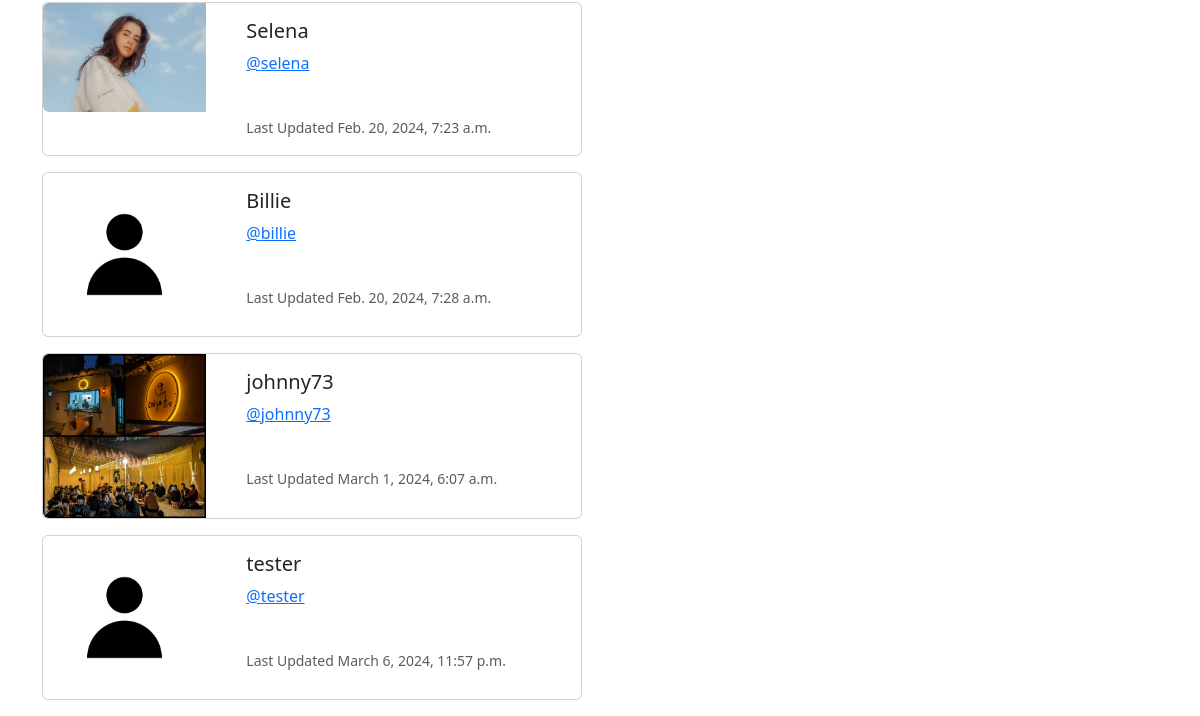
/profiles/ (signed in, lower part), run on an earlier commit of the app's database.
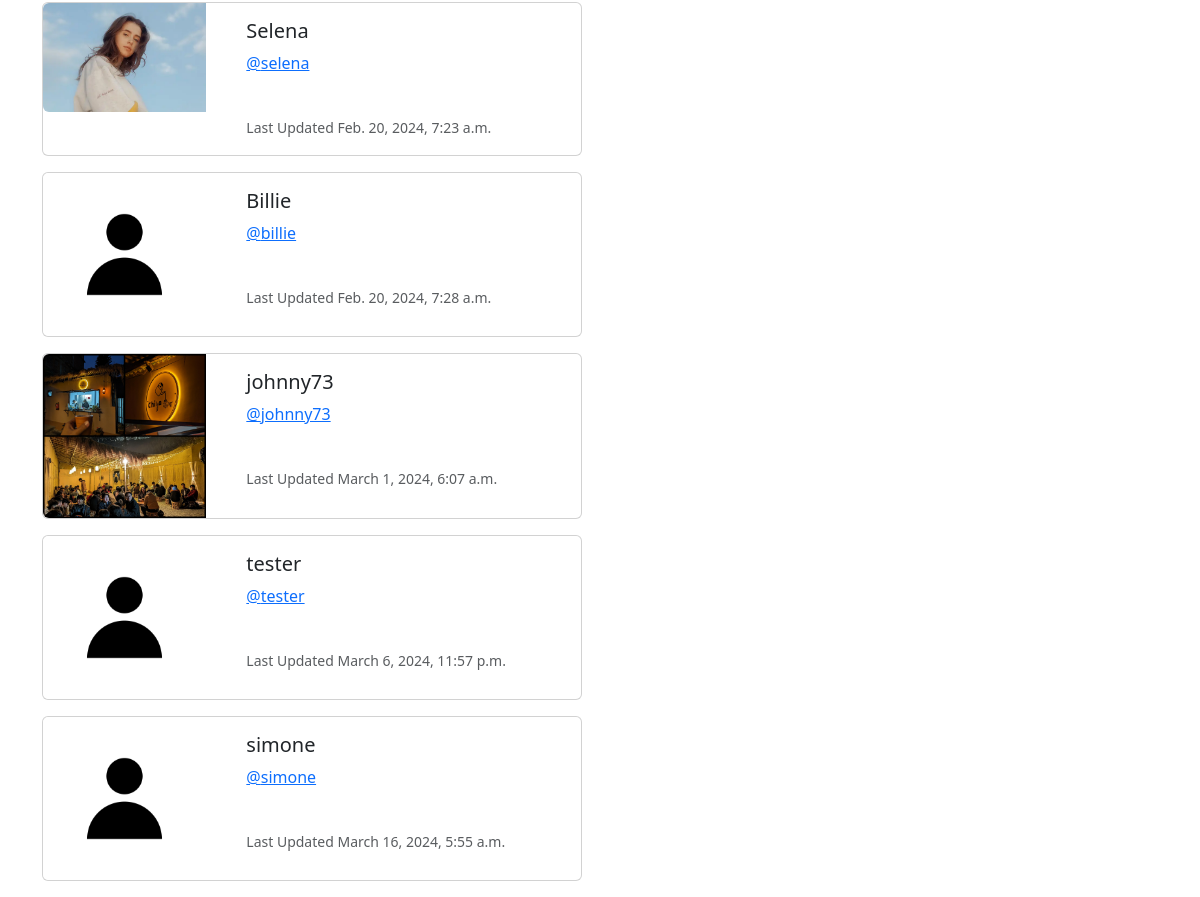
And on a later commit of the database.
### muskeer/models.py (models this page shows, shortened)
class Profile(models.Model):
    user = models.OneToOneField(User, on_delete = models.CASCADE) #Associating one user to one profile
    follows = models.ManyToManyField("self", related_name="followed_by", symmetrical=False, blank=True)
    modifiedDate = models.DateTimeField(auto_now = True)
    profileImage = models.ImageField(null=True, blank=True, upload_to= "images/")
    profileBio = models.CharField(null = True, blank = True, max_length = 500)
    homepageLink = models.CharField(null = True, blank = True, max_length = 100)
    facebookLink = models.CharField(null = True, blank = True, max_length = 100)
    instagramLink = models.CharField(null = True, blank = True, max_length = 100)
    linkedInLink = models.CharField(null = True, blank = True, max_length = 100)

### muskeer/views.py (the view)
# urls.py: path('profiles/', views.profiles, name = 'profiles'),
def profiles(request):
    if request.user.is_authenticated:
        profiles = Profile.objects.exclude(user = request.user)
        return render(request, 'profiles.html',{'profiles':profiles})
    else:
        messages.success(request,("You must be logged in to view this page"))
        return redirect('home')

### muskeer/templates/profiles.html (shortened to what this page needs)
{% extends 'base.html' %}
{% load static %}
{% block content %}
   <br>
   {% if profiles %}
        {% for profile in profiles %}
            <div class="card mb-3" style="max-width: 540px;">
                <div class="row">
                  <div class="col-md-4">
                    {% if profile.profileImage%}
                    <img src="{{profile.profileImage.url}}" class="img-fluid rounded-start" alt="...">
                    {% else %}
                    <img src="{% static 'images/default_profile.jpg' %}" class="img-fluid rounded-start" alt="...">
                    {% endif %}
                  </div>
                  <div class="col-md-8">
                    <div class="card-body">
                      <h5 class="card-title">{{profile.user.username}}</h5>
                      <p class="card-text"><a href="{% url 'profile' profile.user.id %}">@{{profile.user.username|lower}}</a></p>
                      <br>
                      <p class="card-text"><small class="text-body-secondary">Last Updated {{profile.modifiedDate}}</small></p>
                    </div>
                  </div>
                </div>
              </div>
        {% endfor %}
   {% endif %}
{% endblock %}

What changed in the data, as far as the page shows it:
added Profile: user.username "simone", modifiedDate "March 16, 2024, 5:55 a.m."
